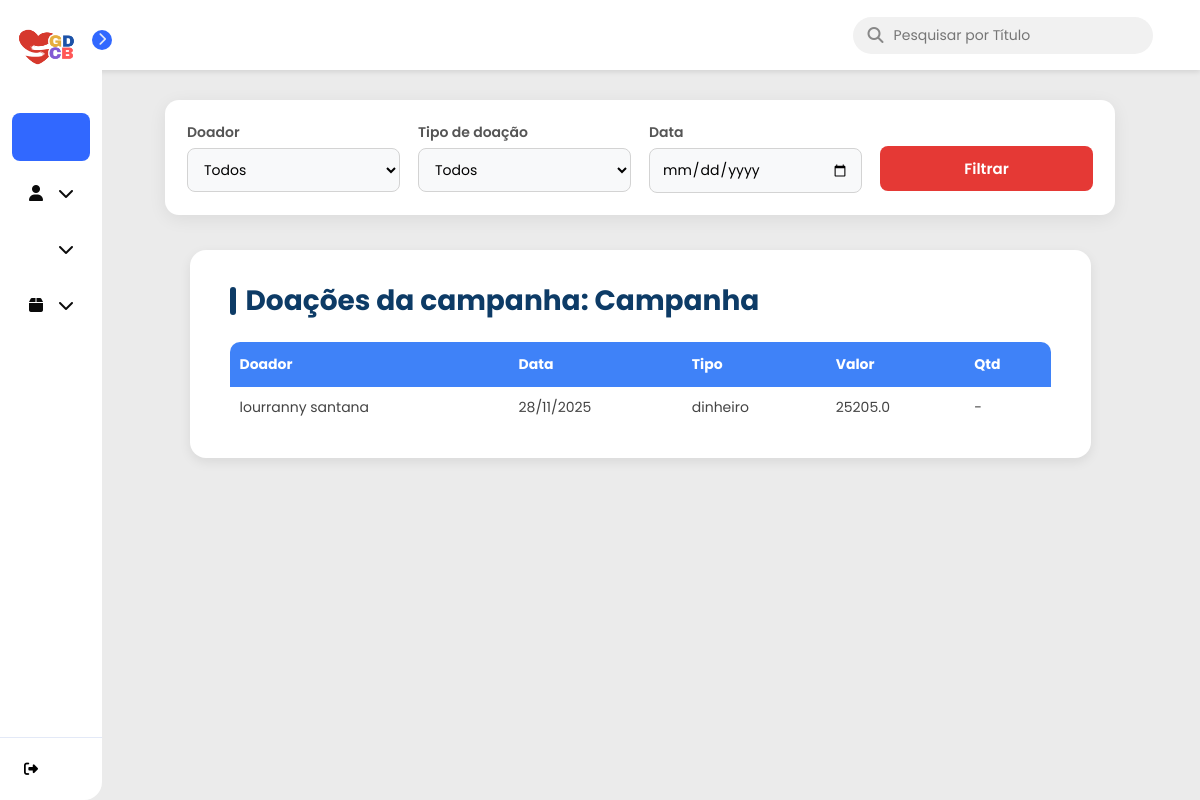
The page /campanhas/9/doacoes (signed in) on the database its author committed.
### models.py (models this page shows)
class Campanha(SQLModel, table=True):
    __tablename__ = "campanhas"
    id: Optional[int] = Field(default=None, primary_key=True)
    titulo: str
    descricao: str
    meta_financeira: float | None = None
    meta_itens: int | None = None
    data_inicio: Optional[date]
    data_fim: Optional[date]
    status: str
    data_criacao: date = Field(default_factory=date.today)
    categoria_id: Optional[int] = Field(default=None, foreign_key="categorias.id")
    admin_id: int = Field(foreign_key="admin.id")
    admin: Optional["Admin"] = Relationship(back_populates="campanhas")
    doacoes: List["Doacao"] = Relationship(back_populates="campanha")
    relatorios: List["Relatorio"] = Relationship(back_populates="campanha")

class Doacao(SQLModel, table=True):
    __tablename__ = "doacoes"
    id: Optional[int] = Field(default=None, primary_key=True)
    id_doador: int = Field(foreign_key="doadores.id")
    id_campanha: int = Field(foreign_key="campanhas.id")
    tipo_doacao: str
    tipo_item: Optional[str]
    quantidade: Optional[int]
    valor: Optional[float]
    data_doacao: date
    status: str = "confirmada"
    doador: Optional[Doador] = Relationship(back_populates="doacoes")
    campanha: Optional[Campanha] = Relationship(back_populates="doacoes")

class Doador(SQLModel, table=True):
    __tablename__ = 'doadores'
    id: Optional[int] = Field(default=None, primary_key=True)
    nome: str
    email: str = Field(unique=True)
    telefone: str
    data_criacao: date = Field(default_factory=date.today)
    doacoes: List["Doacao"] = Relationship(back_populates="doador")

### controllers/campanhas.py (the view)
@router.get("/{campanha_id}/doacoes", response_class=HTMLResponse)
def visualizar_doacoes_campanha(
    campanha_id: int,
    request: Request,
    doador_id: str | None = None,     # <--- agora é string
    tipo: str | None = None,
    data: str | None = None,
    session: Session = Depends(get_session),
    user: dict = Depends(get_current_user)
):
    campanha = session.get(Campanha, campanha_id)
    if not campanha or campanha.admin_id != user["id"]:
        raise HTTPException(status_code=404, detail="Campanha não encontrada")
    query = (
        select(Doacao, Doador)
        .join(Doador, Doacao.id_doador == Doador.id)
        .where(Doacao.id_campanha == campanha_id)
    )
    if doador_id:
        try:
            doador_id_int = int(doador_id)
            query = query.where(Doacao.id_doador == doador_id_int)
        except ValueError:
            pass
    if tipo:
        query = query.where(Doacao.tipo_doacao == tipo)
    if data:
        try:
            dt = datetime.strptime(data, "%Y-%m-%d").date()
            query = query.where(Doacao.data_doacao == dt)
        except ValueError:
            pass
    rows = session.exec(query).all()
    doacoes = []
    for doacao, doador in rows:
        doacao.doador = doador
        doacoes.append(doacao)
    doadores = session.exec(select(Doador)).all()
    return templates.TemplateResponse(
        "doacoes_campanha.html",
        {
            "request": request,
            "campanha": campanha,
            "doacoes": doacoes,
            "doadores": doadores
        }
    )

### templates/doacoes_campanha.html (shortened to what this page needs)
{% extends "base.html" %}
{% block head %}
<link rel="stylesheet" href="{{ url_for('static', path='doacao_campanha.css') }}">
{% endblock %}
{% block content %}
<div class="page-wrapper">
    <form method="get" class="filtros-card">
        <div class="filtros-grid">
            <div class="filtro-item">
                <label>Doador</label>
                <select name="doador_id">
                    <option value="">Todos</option>
                </select>
            </div>
            <div class="filtro-item">
                <label>Tipo de doação</label>
                <select name="tipo">
                    <option value="">Todos</option>
                </select>
            </div>
            <div class="filtro-item">
                <label>Data</label>
                <input type="date" name="data" value="{{ request.query_params.get('data', '') }}">
            </div>
            <div class="filtro-btn-wrapper">
                <button type="submit" class="btn-filtrar">Filtrar</button>
            </div>
        </div>
    </form>
    <div class="table-wrapper">
        <h2 class="table-title">
            Doações da campanha: {{ campanha.titulo }}
        </h2>
        <table class="table-custom">
            <thead>
                <tr>
                    <th>Doador</th>
                    <th>Data</th>
                    <th>Tipo</th>
                    <th>Valor</th>
                    <th>Qtd</th>
                </tr>
            </thead>
            <tbody>
            {% if doacoes %}
                {% for d in doacoes %}
                    <tr>
                        <td>{{ d.doador.nome }}</td>
                        <td>{{ d.data_doacao.strftime('%d/%m/%Y') }}</td>
                        <td>{{ d.tipo_doacao }}</td>
                        <td>{{ d.valor if d.valor else '-' }}</td>
                        <td>{{ d.quantidade if d.quantidade else '-' }}</td>
                    </tr>
                {% endfor %}
            {% else %}
                <tr>
                    <td colspan="6" class="empty-text">Nenhuma doação encontrada.</td>
                </tr>
            {% endif %}
            </tbody>
        </table>
    </div>
</div>
{% endblock %}

### static/base.css (style rules this page uses)
* { margin: 0; padding: 0; box-sizing: border-box; font-family: 'Poppins', sans-serif; }
body { display: flex; min-height: 100vh; background-color: #ebebeb; }

### static/doacao_campanha.css (style rules this page uses)
.table-wrapper { width: 85%; max-width: 1100px; margin: 20px auto; background: #fff; border-radius: 16px; padding: 30px 40px; box-shadow: 0 4px 12px rgba(0,0,0,0.08); }
.table-title { font-size: 28px; font-weight: 700; color: #0D3B66; margin-bottom: 20px; display: flex; align-items: center; gap: 10px; }
.table-title::before { content: ""; width: 6px; height: 28px; background: #0D3B66; border-radius: 4px; }
.table-custom { width: 100%; border-collapse: collapse; font-size: 14px; overflow: hidden; border-radius: 10px; }
.table-custom thead tr { background-color: #3F82F8; color: white; text-align: left; }
.table-custom thead th { padding: 12px 10px; font-weight: bold; }
.table-custom tbody td { padding: 10px; color: #444; border-bottom: 1px solid #eee; }
.table-custom tbody tr:last-child td { border-bottom: none; }
.filtros-card { background: #ffffff; padding: 22px; border-radius: 14px; box-shadow: 0 4px 18px rgba(0,0,0,0.07); margin-bottom: 35px; width: 100%; max-width: 950px; margin-left: auto; margin-right: auto; }
.filtros-grid { display: grid; grid-template-columns: repeat(4, 1fr); gap: 18px; }
.filtro-item label { font-size: 14px; font-weight: 600; color: #555; margin-bottom: 5px; display: block; }
.filtros-card select, .filtros-card input[type="date"] { width: 100%; padding: 10px 12px; border: 1px solid #d3d3d3; border-radius: 8px; background: #f8f9fa; font-size: 14px; transition: 0.2s ease-in-out; }
.btn-filtrar { margin-top: 24px; width: 100%; background: #e53935; color: white; font-weight: 600; border: none; padding: 11px; border-radius: 8px; cursor: pointer; transition: 0.2s ease-in-out; font-size: 15px; }

### rows shown on the page
Campanha: titulo "Campanha"
Doacao: doador.nome "lourranny santana", data_doacao "28/11/2025", tipo_doacao "dinheiro", valor "25205.0", quantidade "-"
